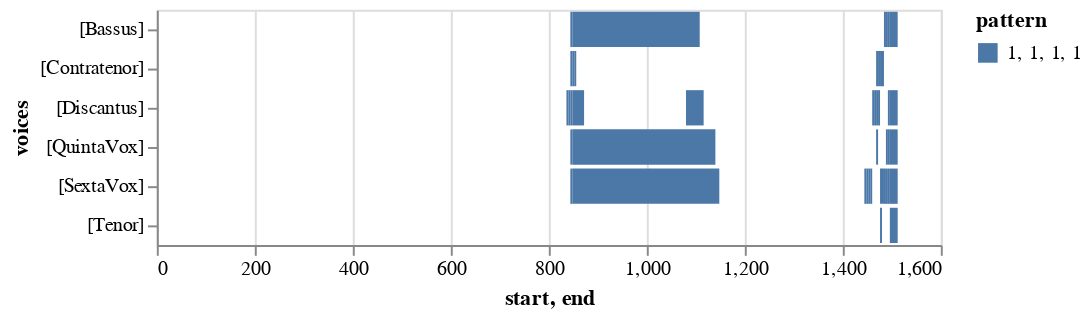

The cell this chart's notebook holds for it:
### Markdown cell above
Plot visualizations for specific patterns from ngrams

### Code cell
viz.plot_ngrams_heatmap(model, mel_ngrams, patterns=['1, 1, 1, 1'])[0]

### Figure 1 — Vega-Lite specification as saved in the notebook (floating-point values rounded to 4 significant figures)
{"config": {"view": {"continuousWidth": 400, "continuousHeight": 300}}, "data": {"name": "data-ac686a9dc6aa907859d478cfb92d65c5"}, "mark": "bar", "encoding": {"color": {"type": "nominal", "field": "pattern"}, "opacity": {"condition": {"value": 1, "selection": "selector005"}, "value": 0.2}, "x": {"type": "quantitative", "field": "start"}, "x2": {"field": "end"}, "y": {"type": "nominal", "field": "voices"}}, "selection": {"selector005": {"type": "multi", "fields": ["pattern"], "bind": "legend"}}, "$schema": "https://vega.github.io/schema/vega-lite/v4.8.1.json", "datasets": {"data-ac686a9dc6aa907859d478cfb92d65c5": [{"start": 836.0, "end": 840.0, "pattern": "1, 1, 1, 1", "voices": "[Discantus]"}, {"start": 840.0, "end": 844.0, "pattern": "1, 1, 1, 1", "voices": "[Discantus]"}, {"start": 844.0, "end": 848.0, "pattern": "1, 1, 1, 1", "voices": "[Discantus]"}, {"start": 848.0, "end": 872.0, "pattern": "1, 1, 1, 1", "voices": "[Discantus]"}, {"start": 1080.0, "end": 1116.0, "pattern": "1, 1, 1, 1", "voices": "[Discantus]"}, {"start": 1460.0, "end": 1464.0, "pattern": "1, 1, 1, 1", "voices": "[Discantus]"}, {"start": 1464.0, "end": 1468.0, "pattern": "1, 1, 1, 1", "voices": "[Discantus]"}, {"start": 1468.0, "end": 1472.0, "pattern": "1, 1, 1, 1", "voices": "[Discantus]"}, {"start": 1472.0, "end": 1476.0, "pattern": "1, 1, 1, 1", "voices": "[Discantus]"}, {"start": 1492.0, "end": 1496.0, "pattern": "1, 1, 1, 1", "voices": "[Discantus]"}, {"start": 1496.0, "end": 1512.0, "pattern": "1, 1, 1, 1", "voices": "[Discantus]"}, {"start": 844.0, "end": 848.0, "pattern": "1, 1, 1, 1", "voices": "[Contratenor]"}, {"start": 848.0, "end": 852.0, "pattern": "1, 1, 1, 1", "voices": "[Contratenor]"}, {"start": 852.0, "end": 856.0, "pattern": "1, 1, 1, 1", "voices": "[Contratenor]"}, {"start": 1468.0, "end": 1472.0, "pattern": "1, 1, 1, 1", "voices": "[Contratenor]"}, {"start": 1472.0, "end": 1476.0, "pattern": "1, 1, 1, 1", "voices": "[Contratenor]"}, {"start": 1476.0, "end": 1480.0, "pattern": "1, 1, 1, 1", "voices": "[Contratenor]"}, {"start": 1480.0, "end": 1484.0, "pattern": "1, 1, 1, 1", "voices": "[Contratenor]"}, {"start": 1476.0, "end": 1480.0, "pattern": "1, 1, 1, 1", "voices": "[Tenor]"}, {"start": 1496.0, "end": 1512.0, "pattern": "1, 1, 1, 1", "voices": "[Tenor]"}, {"start": 844.0, "end": 848.0, "pattern": "1, 1, 1, 1", "voices": "[QuintaVox]"}, {"start": 848.0, "end": 1140.0, "pattern": "1, 1, 1, 1", "voices": "[QuintaVox]"}, {"start": 1468.0, "end": 1472.0, "pattern": "1, 1, 1, 1", "voices": "[QuintaVox]"}, {"start": 1488.0, "end": 1492.0, "pattern": "1, 1, 1, 1", "voices": "[QuintaVox]"}, {"start": 1492.0, "end": 1496.0, "pattern": "1, 1, 1, 1", "voices": "[QuintaVox]"}, {"start": 1496.0, "end": 1512.0, "pattern": "1, 1, 1, 1", "voices": "[QuintaVox]"}, {"start": 844.0, "end": 848.0, "pattern": "1, 1, 1, 1", "voices": "[SextaVox]"}, {"start": 848.0, "end": 1148.0, "pattern": "1, 1, 1, 1", "voices": "[SextaVox]"}, {"start": 1444.0, "end": 1448.0, "pattern": "1, 1, 1, 1", "voices": "[SextaVox]"}, {"start": 1448.0, "end": 1452.0, "pattern": "1, 1, 1, 1", "voices": "[SextaVox]"}, {"start": 1452.0, "end": 1456.0, "pattern": "1, 1, 1, 1", "voices": "[SextaVox]"}, {"start": 1456.0, "end": 1460.0, "pattern": "1, 1, 1, 1", "voices": "[SextaVox]"}, {"start": 1476.0, "end": 1480.0, "pattern": "1, 1, 1, 1", "voices": "[SextaVox]"}, {"start": 1480.0, "end": 1484.0, "pattern": "1, 1, 1, 1", "voices": "[SextaVox]"}, {"start": 1484.0, "end": 1488.0, "pattern": "1, 1, 1, 1", "voices": "[SextaVox]"}, {"start": 1488.0, "end": 1492.0, "pattern": "1, 1, 1, 1", "voices": "[SextaVox]"}, {"start": 1492.0, "end": 1496.0, "pattern": "1, 1, 1, 1", "voices": "[SextaVox]"}, {"start": 1496.0, "end": 1512.0, "pattern": "1, 1, 1, 1", "voices": "[SextaVox]"}, {"start": 844.0, "end": 848.0, "pattern": "1, 1, 1, 1", "voices": "[Bassus]"}, {"start": 848.0, "end": 1108.0, "pattern": "1, 1, 1, 1", "voices": "[Bassus]"}, {"start": 1484.0, "end": 1488.0, "pattern": "1, 1, 1, 1", "voices": "[Bassus]"}, {"start": 1488.0, "end": 1492.0, "pattern": "1, 1, 1, 1", "voices": "[Bassus]"}, {"start": 1492.0, "end": 1496.0, "pattern": "1, 1, 1, 1", "voices": "[Bassus]"}, {"start": 1496.0, "end": 1512.0, "pattern": "1, 1, 1, 1", "voices": "[Bassus]"}]}}
